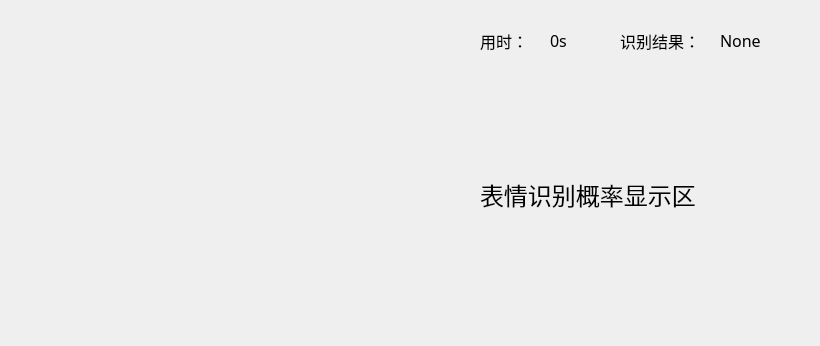
<?xml version="1.0" encoding="UTF-8"?>
<ui version="4.0">
 <class>FER_test</class>
 <widget class="QWidget" name="FER_test">
  <property name="windowModality">
   <enum>Qt::NonModal</enum>
  </property>
  <property name="geometry">
   <rect>
    <x>0</x>
    <y>0</y>
    <width>820</width>
    <height>346</height>
   </rect>
  </property>
  <property name="windowTitle">
   <string>FER_test</string>
  </property>
  <property name="windowIcon">
   <iconset>
    <normaloff>images_test/result.png</normaloff>images_test/result.png</iconset>
  </property>
  <widget class="QLabel" name="label_outputResult">
   <property name="geometry">
    <rect>
     <x>480</x>
     <y>70</y>
     <width>300</width>
     <height>250</height>
    </rect>
   </property>
   <property name="minimumSize">
    <size>
     <width>300</width>
     <height>250</height>
    </size>
   </property>
   <property name="maximumSize">
    <size>
     <width>300</width>
     <height>250</height>
    </size>
   </property>
   <property name="font">
    <font>
     <family>黑体</family>
     <pointsize>18</pointsize>
    </font>
   </property>
   <property name="text">
    <string>表情识别概率显示区</string>
   </property>
  </widget>
  <widget class="QLabel" name="label_face">
   <property name="geometry">
    <rect>
     <x>20</x>
     <y>30</y>
     <width>420</width>
     <height>300</height>
    </rect>
   </property>
   <property name="minimumSize">
    <size>
     <width>420</width>
     <height>300</height>
    </size>
   </property>
   <property name="maximumSize">
    <size>
     <width>420</width>
     <height>300</height>
    </size>
   </property>
   <property name="text">
    <string/>
   </property>
  </widget>
  <widget class="QLabel" name="label_useTime">
   <property name="geometry">
    <rect>
     <x>480</x>
     <y>20</y>
     <width>61</width>
     <height>41</height>
    </rect>
   </property>
   <property name="font">
    <font>
     <family>黑体</family>
     <pointsize>12</pointsize>
    </font>
   </property>
   <property name="text">
    <string>用时：</string>
   </property>
  </widget>
  <widget class="QLabel" name="label_time">
   <property name="geometry">
    <rect>
     <x>550</x>
     <y>20</y>
     <width>61</width>
     <height>41</height>
    </rect>
   </property>
   <property name="font">
    <font>
     <family>黑体</family>
     <pointsize>12</pointsize>
    </font>
   </property>
   <property name="text">
    <string>0s</string>
   </property>
  </widget>
  <widget class="QLabel" name="label_scanResult">
   <property name="geometry">
    <rect>
     <x>620</x>
     <y>20</y>
     <width>91</width>
     <height>41</height>
    </rect>
   </property>
   <property name="font">
    <font>
     <family>黑体</family>
     <pointsize>12</pointsize>
    </font>
   </property>
   <property name="text">
    <string>识别结果：</string>
   </property>
  </widget>
  <widget class="QLabel" name="label_result">
   <property name="geometry">
    <rect>
     <x>720</x>
     <y>20</y>
     <width>81</width>
     <height>41</height>
    </rect>
   </property>
   <property name="font">
    <font>
     <family>黑体</family>
     <pointsize>12</pointsize>
    </font>
   </property>
   <property name="text">
    <string>None</string>
   </property>
  </widget>
 </widget>
 <resources/>
 <connections/>
</ui>
